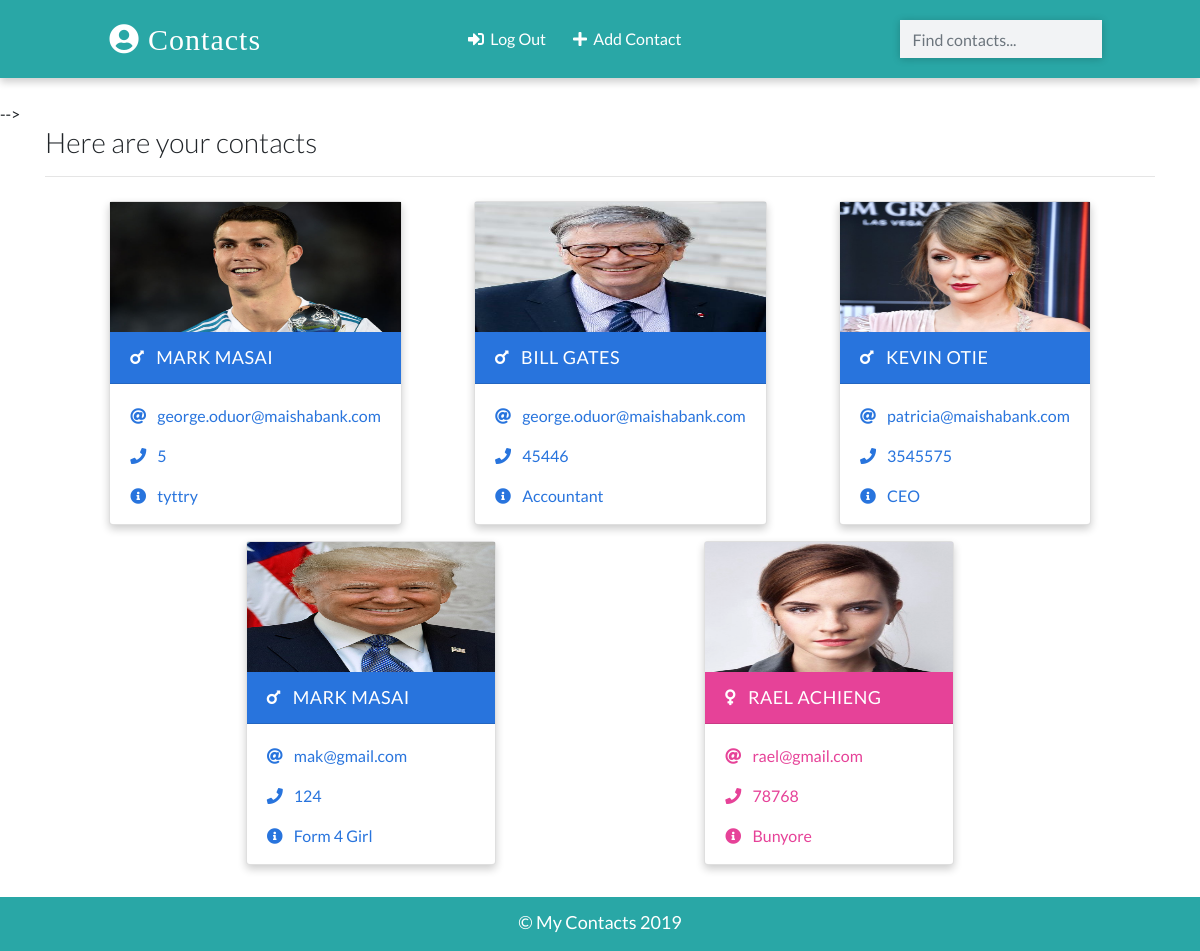
The page / (signed in) on the database its author committed.
### app/models.py (models this page shows, shortened)
class Contact(models.Model):
    manager = models.ForeignKey(User, on_delete=models.CASCADE, default=None)
    name = models.CharField(max_length=20)
    email = models.EmailField(max_length=100)
    phone = models.IntegerField()
    info = models.CharField(max_length=20)
    gender = models.CharField(max_length=50, choices=(
        ('male', 'Male'), ('female', 'Female')
    ))
    image = models.ImageField(upload_to='images/', blank=True)
    date_added = models.DateTimeField(default=datetime.now)
    class Meta:
        ordering = ['-id']

### app/views.py (the view)
# urls.py: path('', views.HomePageView.as_view(), name='home'),
class HomePageView(LoginRequiredMixin, ListView):
    template_name = 'index.html'
    model = Contact
    context_object_name = 'contacts'
    def get_queryset(self):
        contacts = super().get_queryset()
        return contacts.filter(manager = self.request.user)

### templates/index.html (shortened to what this page needs)
{% extends 'base.html' %}
{%  load static%}
 {% block content %}
  <div class="container">
      <h3 class="heading font-weight-light">Here are your contacts</h3>
    <hr />
    </div>
    <div class="container main-part">
      {% if contacts %}
        {% for contact in contacts %}
        {% include 'partials/_card.html'%}
        {% endfor%}
        {% else %}
        <p class="d-block font0weight-light my-2 heading" >You have not added any contacts yet Jadha.</p>
      {% endif %}
    </div>
  {% endblock content %}

### templates/partials/_card.html
{% load static %}
            {% if contact.gender == "male" %}
                 <div class="card my-2 mx-2 boy-card {% if 'detail' in request.path %} mx-auto w-25{% endif %}">
        <img src="{% if contact.image %}
                    {{contact.image.url}}
                  {% else %}
                   {% static './images/boy.png' %}
                  {% endif %}" class="img-fluid" />
        <div class="card-header">
          <a href="{% url 'detail' contact.id %}" class="text-white header-link">
            <i class="fas fa-mars mr-2"></i> {{contact.name}}</a>
        </div>
        <div class="card-body pb-0">
          <p>
            <i class="fas fa-at mr-2"></i>
            <a href="mailto:{{contact.email}}">{{contact.email}}</a>
          </p>
          <p>
            <i class="fas fa-phone mr-2"></i>
            <a href="tel:{{contact.phone}}">{{contact.phone}}</a>
          </p>
          <p><i class="fas fa-info-circle mr-2"></i> {{contact.info}}</p>
        </div>
      </div>
      {% else %}
          <div class="card my-2 mx-2 girl-card">
        <img src="{% if contact.image %}
                    {{contact.image.url}}
                  {% else %}
                   {% static './images/girl.png' %}
                  {% endif %}" class="img-fluid" />
        <div class="card-header">
          <a href="{% url 'detail' contact.id %}" class="text-white header-link"
            ><i class="fas fa-venus mr-2"></i> {{contact.name}}</a>
        </div>
        <div class="card-body pb-0">
          <p>
            <i class="fas fa-at mr-2"></i>
            <a href="mailto:pinkjune@gmail.com">{{contact.email}}</a>
          </p>
          <p>
            <i class="fas fa-phone mr-2"></i>
            <a href="tel:9819090909">{{contact.phone}}</a>
          </p>
          <p><i class="fas fa-info-circle mr-2"></i> {{contact.info}}</p>
        </div>
      </div>
            {% endif %}

### static/css/main.css (style rules this page uses)
:root { --back: #29a7a6; --girl: #e64298; --boy: #2874dd; }
body { font-family: Lato, sans-serif; }
.card { box-shadow: 0 4px 8px 0 rgba(0, 0, 0, 0.2); transition: 0.3s; min-width: 250px; box-sizing: border-box; }
img { height: 130px !important; }
.card-header { font-size: 18px; letter-spacing: 0.5px; text-transform: uppercase; }
.boy-card .card-header { background-color: var(--boy); }
.boy-card .card-body, .boy-card .card-body p a { color: var(--boy); }
.girl-card .card-header { background-color: var(--girl); }
.girl-card .card-body, .girl-card .card-body p a { color: var(--girl); }
.card-body p { cursor: pointer; }
.main-part { display: flex; flex-wrap: wrap; justify-content: space-evenly; }

### rows shown on the page
Contact: image (picture), name "MARK MASAI", email "george.oduor@maishabank.com", phone "5", info "tyttry"
Contact: image (picture), name "BILL GATES", email "george.oduor@maishabank.com", phone "45446", info "Accountant"
Contact: image (picture), name "KEVIN OTIE", email "patricia@maishabank.com", phone "3545575", info "CEO"
Contact: image (picture), name "MARK MASAI", email "mak@gmail.com", phone "124", info "Form 4 Girl"
Contact: image (picture), name "RAEL ACHIENG", email "rael@gmail.com", phone "78768", info "Bunyore"
